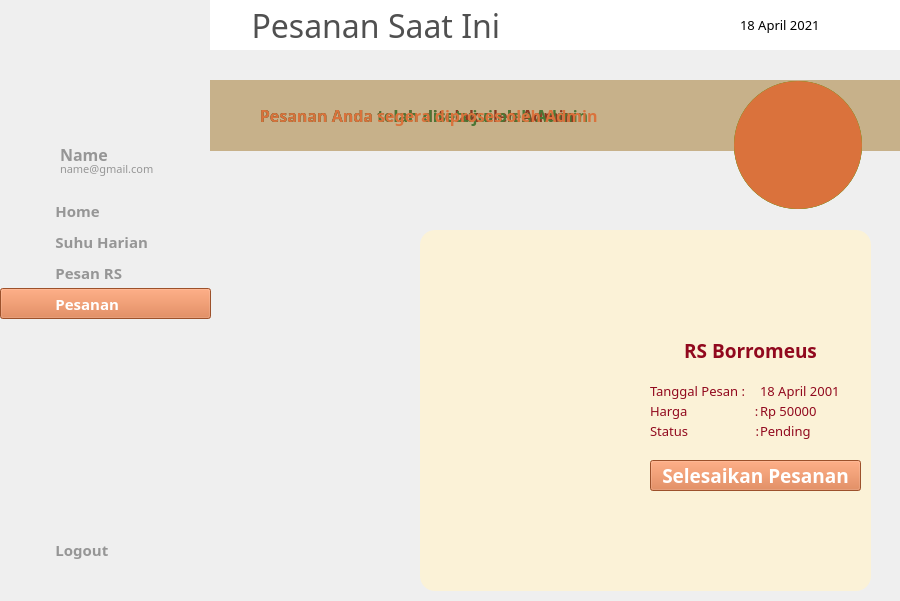
<?xml version="1.0" encoding="UTF-8"?>
<ui version="4.0">
 <class>MainWindow</class>
 <widget class="QMainWindow" name="MainWindow">
  <property name="geometry">
   <rect>
    <x>0</x>
    <y>0</y>
    <width>900</width>
    <height>601</height>
   </rect>
  </property>
  <property name="cursor">
   <cursorShape>ArrowCursor</cursorShape>
  </property>
  <property name="windowTitle">
   <string>MainWindow</string>
  </property>
  <widget class="QWidget" name="centralwidget">
   <widget class="QLabel" name="background">
    <property name="geometry">
     <rect>
      <x>0</x>
      <y>0</y>
      <width>900</width>
      <height>600</height>
     </rect>
    </property>
    <property name="text">
     <string/>
    </property>
    <property name="textFormat">
     <enum>Qt::PlainText</enum>
    </property>
    <property name="pixmap">
     <pixmap>../img/background.png</pixmap>
    </property>
    <property name="alignment">
     <set>Qt::AlignRight|Qt::AlignTrailing|Qt::AlignVCenter</set>
    </property>
   </widget>
   <widget class="QLabel" name="topbar">
    <property name="geometry">
     <rect>
      <x>210</x>
      <y>0</y>
      <width>691</width>
      <height>50</height>
     </rect>
    </property>
    <property name="font">
     <font>
      <family>Montserrat Medium</family>
      <pointsize>24</pointsize>
      <weight>50</weight>
      <bold>false</bold>
     </font>
    </property>
    <property name="styleSheet">
     <string notr="true">background-color: rgb(255, 255, 255);
color: rgb(80, 80, 80);</string>
    </property>
    <property name="text">
     <string>     Pesanan Saat Ini</string>
    </property>
   </widget>
   <widget class="QLabel" name="icon_notif">
    <property name="geometry">
     <rect>
      <x>850</x>
      <y>15</y>
      <width>20</width>
      <height>20</height>
     </rect>
    </property>
    <property name="text">
     <string/>
    </property>
    <property name="pixmap">
     <pixmap>../img/notif.png</pixmap>
    </property>
    <property name="scaledContents">
     <bool>true</bool>
    </property>
   </widget>
   <widget class="QLabel" name="icon_calendar">
    <property name="geometry">
     <rect>
      <x>710</x>
      <y>15</y>
      <width>20</width>
      <height>20</height>
     </rect>
    </property>
    <property name="text">
     <string/>
    </property>
    <property name="pixmap">
     <pixmap>../img/cal.png</pixmap>
    </property>
    <property name="scaledContents">
     <bool>true</bool>
    </property>
   </widget>
   <widget class="QLabel" name="label_date">
    <property name="geometry">
     <rect>
      <x>740</x>
      <y>15</y>
      <width>101</width>
      <height>20</height>
     </rect>
    </property>
    <property name="font">
     <font>
      <family>Montserrat Medium</family>
      <pointsize>10</pointsize>
      <weight>50</weight>
      <bold>false</bold>
     </font>
    </property>
    <property name="text">
     <string>18 April 2021</string>
    </property>
   </widget>
   <widget class="QPushButton" name="button_home">
    <property name="geometry">
     <rect>
      <x>0</x>
      <y>195</y>
      <width>211</width>
      <height>31</height>
     </rect>
    </property>
    <property name="font">
     <font>
      <family>Montserrat SemiBold</family>
      <pointsize>11</pointsize>
      <weight>75</weight>
      <bold>true</bold>
     </font>
    </property>
    <property name="cursor">
     <cursorShape>PointingHandCursor</cursorShape>
    </property>
    <property name="layoutDirection">
     <enum>Qt::LeftToRight</enum>
    </property>
    <property name="autoFillBackground">
     <bool>false</bool>
    </property>
    <property name="styleSheet">
     <string notr="true">Text-align:left;
background-color: rgb(251, 242, 215);
color: rgb(150, 150, 150);</string>
    </property>
    <property name="text">
     <string>              Home</string>
    </property>
    <property name="flat">
     <bool>true</bool>
    </property>
   </widget>
   <widget class="QLabel" name="icon_home">
    <property name="geometry">
     <rect>
      <x>20</x>
      <y>200</y>
      <width>20</width>
      <height>20</height>
     </rect>
    </property>
    <property name="text">
     <string/>
    </property>
    <property name="pixmap">
     <pixmap>../img/home-gray.png</pixmap>
    </property>
    <property name="scaledContents">
     <bool>true</bool>
    </property>
   </widget>
   <widget class="QPushButton" name="button_suhu">
    <property name="geometry">
     <rect>
      <x>0</x>
      <y>226</y>
      <width>211</width>
      <height>31</height>
     </rect>
    </property>
    <property name="font">
     <font>
      <family>Montserrat SemiBold</family>
      <pointsize>11</pointsize>
      <weight>75</weight>
      <bold>true</bold>
     </font>
    </property>
    <property name="cursor">
     <cursorShape>PointingHandCursor</cursorShape>
    </property>
    <property name="layoutDirection">
     <enum>Qt::LeftToRight</enum>
    </property>
    <property name="autoFillBackground">
     <bool>false</bool>
    </property>
    <property name="styleSheet">
     <string notr="true">Text-align:left;
background-color: rgb(251, 242, 215);
color: rgb(150, 150, 150);</string>
    </property>
    <property name="text">
     <string>              Suhu Harian</string>
    </property>
    <property name="flat">
     <bool>true</bool>
    </property>
   </widget>
   <widget class="QLabel" name="icon_suhu">
    <property name="geometry">
     <rect>
      <x>20</x>
      <y>233</y>
      <width>20</width>
      <height>20</height>
     </rect>
    </property>
    <property name="text">
     <string/>
    </property>
    <property name="pixmap">
     <pixmap>../img/termo-gray.png</pixmap>
    </property>
    <property name="scaledContents">
     <bool>true</bool>
    </property>
   </widget>
   <widget class="QLabel" name="icon_pesan">
    <property name="geometry">
     <rect>
      <x>20</x>
      <y>263</y>
      <width>20</width>
      <height>20</height>
     </rect>
    </property>
    <property name="text">
     <string/>
    </property>
    <property name="pixmap">
     <pixmap>../img/order-gray.png</pixmap>
    </property>
    <property name="scaledContents">
     <bool>true</bool>
    </property>
   </widget>
   <widget class="QPushButton" name="button_pesan">
    <property name="geometry">
     <rect>
      <x>0</x>
      <y>257</y>
      <width>211</width>
      <height>31</height>
     </rect>
    </property>
    <property name="font">
     <font>
      <family>Montserrat SemiBold</family>
      <pointsize>11</pointsize>
      <weight>75</weight>
      <bold>true</bold>
     </font>
    </property>
    <property name="cursor">
     <cursorShape>PointingHandCursor</cursorShape>
    </property>
    <property name="layoutDirection">
     <enum>Qt::LeftToRight</enum>
    </property>
    <property name="autoFillBackground">
     <bool>false</bool>
    </property>
    <property name="styleSheet">
     <string notr="true">Text-align:left;
background-color: rgb(251, 242, 215);
color: rgb(150, 150, 150);</string>
    </property>
    <property name="text">
     <string>              Pesan RS</string>
    </property>
    <property name="autoDefault">
     <bool>true</bool>
    </property>
    <property name="flat">
     <bool>true</bool>
    </property>
   </widget>
   <widget class="QLabel" name="icon_pesanan">
    <property name="geometry">
     <rect>
      <x>20</x>
      <y>294</y>
      <width>20</width>
      <height>20</height>
     </rect>
    </property>
    <property name="text">
     <string/>
    </property>
    <property name="pixmap">
     <pixmap>../img/pesanan-white.png</pixmap>
    </property>
    <property name="scaledContents">
     <bool>true</bool>
    </property>
   </widget>
   <widget class="QPushButton" name="button_pesanan">
    <property name="geometry">
     <rect>
      <x>0</x>
      <y>288</y>
      <width>211</width>
      <height>31</height>
     </rect>
    </property>
    <property name="font">
     <font>
      <family>Montserrat SemiBold</family>
      <pointsize>11</pointsize>
      <weight>75</weight>
      <bold>true</bold>
     </font>
    </property>
    <property name="cursor">
     <cursorShape>PointingHandCursor</cursorShape>
    </property>
    <property name="layoutDirection">
     <enum>Qt::LeftToRight</enum>
    </property>
    <property name="autoFillBackground">
     <bool>false</bool>
    </property>
    <property name="styleSheet">
     <string notr="true">background-color: rgb(218, 114, 60);
color: rgb(255, 255, 255);
Text-align:left;</string>
    </property>
    <property name="text">
     <string>              Pesanan</string>
    </property>
    <property name="flat">
     <bool>false</bool>
    </property>
   </widget>
   <widget class="QPushButton" name="button_logout">
    <property name="geometry">
     <rect>
      <x>0</x>
      <y>534</y>
      <width>211</width>
      <height>31</height>
     </rect>
    </property>
    <property name="font">
     <font>
      <family>Montserrat SemiBold</family>
      <pointsize>11</pointsize>
      <weight>75</weight>
      <bold>true</bold>
     </font>
    </property>
    <property name="cursor">
     <cursorShape>PointingHandCursor</cursorShape>
    </property>
    <property name="layoutDirection">
     <enum>Qt::LeftToRight</enum>
    </property>
    <property name="autoFillBackground">
     <bool>false</bool>
    </property>
    <property name="styleSheet">
     <string notr="true">Text-align:left;
background-color: rgb(251, 242, 215);
color: rgb(150, 150, 150);</string>
    </property>
    <property name="text">
     <string>              Logout</string>
    </property>
    <property name="flat">
     <bool>true</bool>
    </property>
   </widget>
   <widget class="QLabel" name="icon_logout">
    <property name="geometry">
     <rect>
      <x>20</x>
      <y>540</y>
      <width>20</width>
      <height>20</height>
     </rect>
    </property>
    <property name="text">
     <string/>
    </property>
    <property name="pixmap">
     <pixmap>../img/power-gray.png</pixmap>
    </property>
    <property name="scaledContents">
     <bool>true</bool>
    </property>
   </widget>
   <widget class="QLabel" name="icon_avatar">
    <property name="geometry">
     <rect>
      <x>0</x>
      <y>140</y>
      <width>61</width>
      <height>41</height>
     </rect>
    </property>
    <property name="text">
     <string/>
    </property>
    <property name="pixmap">
     <pixmap>../img/avatar.png</pixmap>
    </property>
    <property name="scaledContents">
     <bool>true</bool>
    </property>
   </widget>
   <widget class="QLabel" name="label">
    <property name="geometry">
     <rect>
      <x>60</x>
      <y>146</y>
      <width>81</width>
      <height>16</height>
     </rect>
    </property>
    <property name="font">
     <font>
      <family>Montserrat SemiBold</family>
      <pointsize>12</pointsize>
      <weight>75</weight>
      <bold>true</bold>
     </font>
    </property>
    <property name="styleSheet">
     <string notr="true">color: rgb(150, 150, 150);</string>
    </property>
    <property name="text">
     <string>Name</string>
    </property>
   </widget>
   <widget class="QLabel" name="label_email">
    <property name="geometry">
     <rect>
      <x>60</x>
      <y>161</y>
      <width>131</width>
      <height>16</height>
     </rect>
    </property>
    <property name="font">
     <font>
      <family>Montserrat Medium</family>
      <pointsize>8</pointsize>
      <weight>50</weight>
      <bold>false</bold>
     </font>
    </property>
    <property name="styleSheet">
     <string notr="true">color: rgb(150, 150, 150);</string>
    </property>
    <property name="text">
     <string>name@gmail.com</string>
    </property>
   </widget>
   <widget class="QLabel" name="img_rs">
    <property name="geometry">
     <rect>
      <x>240</x>
      <y>280</y>
      <width>391</width>
      <height>261</height>
     </rect>
    </property>
    <property name="text">
     <string/>
    </property>
    <property name="pixmap">
     <pixmap>../img/rs.jpg</pixmap>
    </property>
    <property name="scaledContents">
     <bool>true</bool>
    </property>
   </widget>
   <widget class="QLabel" name="background_pesanan">
    <property name="geometry">
     <rect>
      <x>420</x>
      <y>230</y>
      <width>451</width>
      <height>361</height>
     </rect>
    </property>
    <property name="styleSheet">
     <string notr="true">background-color: rgb(251, 242, 215);
border-radius:15px;
</string>
    </property>
    <property name="text">
     <string/>
    </property>
   </widget>
   <widget class="QLabel" name="icon_accept2">
    <property name="geometry">
     <rect>
      <x>734</x>
      <y>81</y>
      <width>128</width>
      <height>128</height>
     </rect>
    </property>
    <property name="styleSheet">
     <string notr="true">border-radius:64px;
background-color: rgb(16, 223, 3);</string>
    </property>
    <property name="text">
     <string/>
    </property>
   </widget>
   <widget class="QLabel" name="label_reject">
    <property name="geometry">
     <rect>
      <x>210</x>
      <y>80</y>
      <width>691</width>
      <height>71</height>
     </rect>
    </property>
    <property name="font">
     <font>
      <family>Montserrat SemiBold</family>
      <pointsize>12</pointsize>
      <weight>75</weight>
      <bold>true</bold>
     </font>
    </property>
    <property name="styleSheet">
     <string notr="true">color: rgb(145, 9, 30);
background-color: rgb(255, 35, 35, 20%);</string>
    </property>
    <property name="text">
     <string>            Pesanan Anda telah ditolak oleh Admin</string>
    </property>
   </widget>
   <widget class="QLabel" name="icon_accept3">
    <property name="geometry">
     <rect>
      <x>770</x>
      <y>120</y>
      <width>55</width>
      <height>55</height>
     </rect>
    </property>
    <property name="text">
     <string/>
    </property>
    <property name="pixmap">
     <pixmap>../img/check-white.png</pixmap>
    </property>
    <property name="scaledContents">
     <bool>true</bool>
    </property>
   </widget>
   <widget class="QLabel" name="icon_reject1">
    <property name="geometry">
     <rect>
      <x>733</x>
      <y>80</y>
      <width>130</width>
      <height>130</height>
     </rect>
    </property>
    <property name="text">
     <string/>
    </property>
    <property name="pixmap">
     <pixmap>../img/recur-gray.png</pixmap>
    </property>
    <property name="scaledContents">
     <bool>true</bool>
    </property>
   </widget>
   <widget class="QLabel" name="icon_reject3">
    <property name="geometry">
     <rect>
      <x>770</x>
      <y>120</y>
      <width>55</width>
      <height>55</height>
     </rect>
    </property>
    <property name="text">
     <string/>
    </property>
    <property name="pixmap">
     <pixmap>../img/x-white.png</pixmap>
    </property>
    <property name="scaledContents">
     <bool>true</bool>
    </property>
   </widget>
   <widget class="QLabel" name="icon_accept1">
    <property name="geometry">
     <rect>
      <x>733</x>
      <y>80</y>
      <width>130</width>
      <height>130</height>
     </rect>
    </property>
    <property name="text">
     <string/>
    </property>
    <property name="pixmap">
     <pixmap>../img/recur-gray.png</pixmap>
    </property>
    <property name="scaledContents">
     <bool>true</bool>
    </property>
   </widget>
   <widget class="QLabel" name="icon_reject2">
    <property name="geometry">
     <rect>
      <x>734</x>
      <y>81</y>
      <width>128</width>
      <height>128</height>
     </rect>
    </property>
    <property name="styleSheet">
     <string notr="true">border-radius:64px;
background-color: rgb(186, 52, 49);</string>
    </property>
    <property name="text">
     <string/>
    </property>
   </widget>
   <widget class="QLabel" name="label_accept">
    <property name="geometry">
     <rect>
      <x>210</x>
      <y>80</y>
      <width>691</width>
      <height>71</height>
     </rect>
    </property>
    <property name="font">
     <font>
      <family>Montserrat SemiBold</family>
      <pointsize>12</pointsize>
      <weight>75</weight>
      <bold>true</bold>
     </font>
    </property>
    <property name="styleSheet">
     <string notr="true">background-color: rgb(0, 170, 0,20%);
color: rgb(37, 120, 51);</string>
    </property>
    <property name="text">
     <string>            Pesanan Anda telah disetujui oleh Admin</string>
    </property>
   </widget>
   <widget class="QLabel" name="icon_pending1">
    <property name="geometry">
     <rect>
      <x>733</x>
      <y>80</y>
      <width>130</width>
      <height>130</height>
     </rect>
    </property>
    <property name="text">
     <string/>
    </property>
    <property name="pixmap">
     <pixmap>../img/recur-gray.png</pixmap>
    </property>
    <property name="scaledContents">
     <bool>true</bool>
    </property>
   </widget>
   <widget class="QLabel" name="label_pending">
    <property name="geometry">
     <rect>
      <x>210</x>
      <y>80</y>
      <width>691</width>
      <height>71</height>
     </rect>
    </property>
    <property name="font">
     <font>
      <family>Montserrat SemiBold</family>
      <pointsize>12</pointsize>
      <weight>75</weight>
      <bold>true</bold>
     </font>
    </property>
    <property name="styleSheet">
     <string notr="true">background-color: rgb(218, 114, 60,20%);
color: rgb(218, 114, 60);</string>
    </property>
    <property name="text">
     <string>            Pesanan Anda segera diproses oleh Admin</string>
    </property>
   </widget>
   <widget class="QLabel" name="icon_pending2">
    <property name="geometry">
     <rect>
      <x>734</x>
      <y>81</y>
      <width>128</width>
      <height>128</height>
     </rect>
    </property>
    <property name="styleSheet">
     <string notr="true">border-radius:64px;
background-color: rgb(218, 114, 60);</string>
    </property>
    <property name="text">
     <string/>
    </property>
   </widget>
   <widget class="QLabel" name="icon_pending3">
    <property name="geometry">
     <rect>
      <x>770</x>
      <y>120</y>
      <width>55</width>
      <height>55</height>
     </rect>
    </property>
    <property name="text">
     <string/>
    </property>
    <property name="pixmap">
     <pixmap>../img/minus-white.png</pixmap>
    </property>
    <property name="scaledContents">
     <bool>true</bool>
    </property>
   </widget>
   <widget class="QLabel" name="nama_rs">
    <property name="geometry">
     <rect>
      <x>630</x>
      <y>340</y>
      <width>241</width>
      <height>21</height>
     </rect>
    </property>
    <property name="font">
     <font>
      <family>Montserrat ExtraBold</family>
      <pointsize>14</pointsize>
      <weight>75</weight>
      <bold>true</bold>
     </font>
    </property>
    <property name="styleSheet">
     <string notr="true">color: rgb(145, 9, 30);</string>
    </property>
    <property name="text">
     <string>RS Borromeus</string>
    </property>
    <property name="alignment">
     <set>Qt::AlignCenter</set>
    </property>
   </widget>
   <widget class="QLabel" name="label_tanggal_pesan">
    <property name="geometry">
     <rect>
      <x>650</x>
      <y>380</y>
      <width>111</width>
      <height>21</height>
     </rect>
    </property>
    <property name="font">
     <font>
      <family>Montserrat</family>
      <pointsize>10</pointsize>
      <weight>50</weight>
      <bold>false</bold>
     </font>
    </property>
    <property name="styleSheet">
     <string notr="true">color: rgb(145, 9, 30);</string>
    </property>
    <property name="text">
     <string>Tanggal Pesan :</string>
    </property>
    <property name="alignment">
     <set>Qt::AlignLeading|Qt::AlignLeft|Qt::AlignVCenter</set>
    </property>
   </widget>
   <widget class="QLabel" name="label_harga">
    <property name="geometry">
     <rect>
      <x>650</x>
      <y>400</y>
      <width>111</width>
      <height>21</height>
     </rect>
    </property>
    <property name="font">
     <font>
      <family>Montserrat</family>
      <pointsize>10</pointsize>
      <weight>50</weight>
      <bold>false</bold>
     </font>
    </property>
    <property name="styleSheet">
     <string notr="true">color: rgb(145, 9, 30);</string>
    </property>
    <property name="text">
     <string>Harga                    :</string>
    </property>
    <property name="alignment">
     <set>Qt::AlignLeading|Qt::AlignLeft|Qt::AlignVCenter</set>
    </property>
   </widget>
   <widget class="QLabel" name="label_status">
    <property name="geometry">
     <rect>
      <x>650</x>
      <y>420</y>
      <width>111</width>
      <height>21</height>
     </rect>
    </property>
    <property name="font">
     <font>
      <family>Montserrat</family>
      <pointsize>10</pointsize>
      <weight>50</weight>
      <bold>false</bold>
     </font>
    </property>
    <property name="styleSheet">
     <string notr="true">color: rgb(145, 9, 30);</string>
    </property>
    <property name="text">
     <string>Status                    :</string>
    </property>
    <property name="alignment">
     <set>Qt::AlignLeading|Qt::AlignLeft|Qt::AlignVCenter</set>
    </property>
   </widget>
   <widget class="QPushButton" name="button_action_pesanan">
    <property name="enabled">
     <bool>true</bool>
    </property>
    <property name="geometry">
     <rect>
      <x>650</x>
      <y>460</y>
      <width>211</width>
      <height>31</height>
     </rect>
    </property>
    <property name="font">
     <font>
      <family>Montserrat SemiBold</family>
      <pointsize>14</pointsize>
      <weight>75</weight>
      <bold>true</bold>
     </font>
    </property>
    <property name="cursor">
     <cursorShape>PointingHandCursor</cursorShape>
    </property>
    <property name="styleSheet">
     <string notr="true">color: rgb(255, 255, 255);
background-color: rgb(218, 114, 60);</string>
    </property>
    <property name="text">
     <string>Selesaikan Pesanan</string>
    </property>
   </widget>
   <widget class="QLabel" name="tanggal_pesan">
    <property name="geometry">
     <rect>
      <x>760</x>
      <y>380</y>
      <width>111</width>
      <height>21</height>
     </rect>
    </property>
    <property name="font">
     <font>
      <family>Montserrat</family>
      <pointsize>10</pointsize>
      <weight>50</weight>
      <bold>false</bold>
     </font>
    </property>
    <property name="styleSheet">
     <string notr="true">color: rgb(145, 9, 30);</string>
    </property>
    <property name="text">
     <string>18 April 2001</string>
    </property>
    <property name="alignment">
     <set>Qt::AlignLeading|Qt::AlignLeft|Qt::AlignVCenter</set>
    </property>
   </widget>
   <widget class="QLabel" name="harga">
    <property name="geometry">
     <rect>
      <x>760</x>
      <y>400</y>
      <width>111</width>
      <height>21</height>
     </rect>
    </property>
    <property name="font">
     <font>
      <family>Montserrat</family>
      <pointsize>10</pointsize>
      <weight>50</weight>
      <bold>false</bold>
     </font>
    </property>
    <property name="styleSheet">
     <string notr="true">color: rgb(145, 9, 30);</string>
    </property>
    <property name="text">
     <string>Rp 50000</string>
    </property>
    <property name="alignment">
     <set>Qt::AlignLeading|Qt::AlignLeft|Qt::AlignVCenter</set>
    </property>
   </widget>
   <widget class="QLabel" name="status_name">
    <property name="geometry">
     <rect>
      <x>760</x>
      <y>420</y>
      <width>111</width>
      <height>21</height>
     </rect>
    </property>
    <property name="font">
     <font>
      <family>Montserrat</family>
      <pointsize>10</pointsize>
      <weight>50</weight>
      <bold>false</bold>
     </font>
    </property>
    <property name="styleSheet">
     <string notr="true">color: rgb(145, 9, 30);</string>
    </property>
    <property name="text">
     <string>Pending</string>
    </property>
    <property name="alignment">
     <set>Qt::AlignLeading|Qt::AlignLeft|Qt::AlignVCenter</set>
    </property>
   </widget>
   <zorder>background</zorder>
   <zorder>topbar</zorder>
   <zorder>icon_notif</zorder>
   <zorder>icon_calendar</zorder>
   <zorder>label_date</zorder>
   <zorder>button_home</zorder>
   <zorder>icon_home</zorder>
   <zorder>button_suhu</zorder>
   <zorder>icon_suhu</zorder>
   <zorder>button_pesan</zorder>
   <zorder>icon_pesan</zorder>
   <zorder>button_pesanan</zorder>
   <zorder>icon_pesanan</zorder>
   <zorder>button_logout</zorder>
   <zorder>icon_logout</zorder>
   <zorder>icon_avatar</zorder>
   <zorder>label</zorder>
   <zorder>label_email</zorder>
   <zorder>background_pesanan</zorder>
   <zorder>img_rs</zorder>
   <zorder>label_reject</zorder>
   <zorder>icon_reject2</zorder>
   <zorder>label_accept</zorder>
   <zorder>icon_accept2</zorder>
   <zorder>icon_accept1</zorder>
   <zorder>icon_accept3</zorder>
   <zorder>icon_reject1</zorder>
   <zorder>icon_reject3</zorder>
   <zorder>label_pending</zorder>
   <zorder>icon_pending2</zorder>
   <zorder>icon_pending1</zorder>
   <zorder>icon_pending3</zorder>
   <zorder>nama_rs</zorder>
   <zorder>label_tanggal_pesan</zorder>
   <zorder>label_harga</zorder>
   <zorder>label_status</zorder>
   <zorder>button_action_pesanan</zorder>
   <zorder>tanggal_pesan</zorder>
   <zorder>harga</zorder>
   <zorder>status_name</zorder>
  </widget>
 </widget>
 <resources/>
 <connections/>
</ui>
